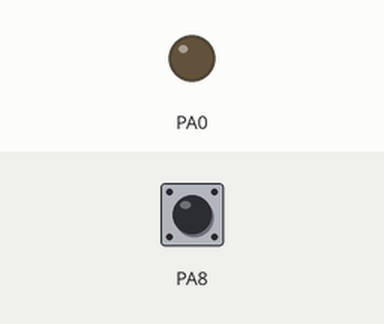
The sketch below on a simulated STM32 Blue Pill. On the bench: output pins drawn as LEDs (lit = HIGH). Inputs (shaded band) come from the test bench; at power-on: PA8 HIGH.

Above: at 1.2 s.
1.3 s: PA8 pulled LOW for 0.15 s
At 2.0 s:
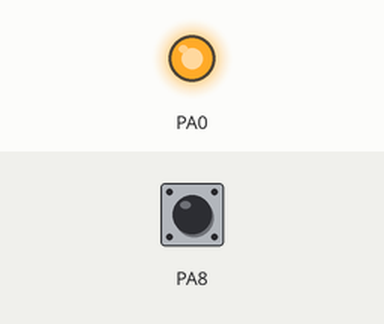
2.9 s: PA8 pulled LOW for 1 s
At 3.2 s:
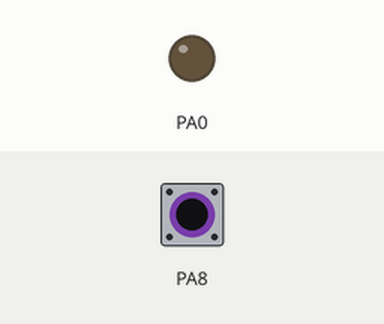
5.4 s: PA8 pulled LOW for 3.2 s
At 6.3 s:
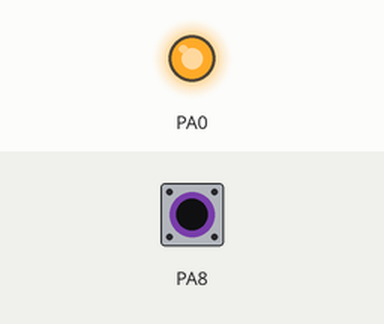
Timing chart, 0 to 8.4 s (numbered marks = the images above; inputs shaded):
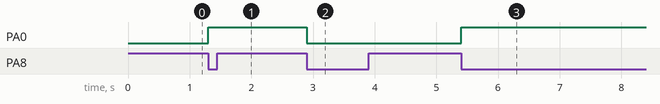

The sketch:

alternar_led_con_boton_variables_antirrebotes.ino
```cpp
bool led_encendido = false;
void setup() {
  pinMode(PA0, OUTPUT);
  pinMode(PA8, INPUT_PULLUP);
}
void loop() {
  if (digitalRead(PA8) == LOW) {
    led_encendido = !led_encendido;
    digitalWrite(PA0, led_encendido);
    while (digitalRead(PA8) == LOW) {
      delay(100);
    }
  }
}
```

Measured:
- after the input at 1.3 s, PA0: LOW → HIGH at once
- after the input at 2.9 s, PA0: HIGH → LOW at once
- after the input at 5.4 s, PA0: LOW → HIGH at once
